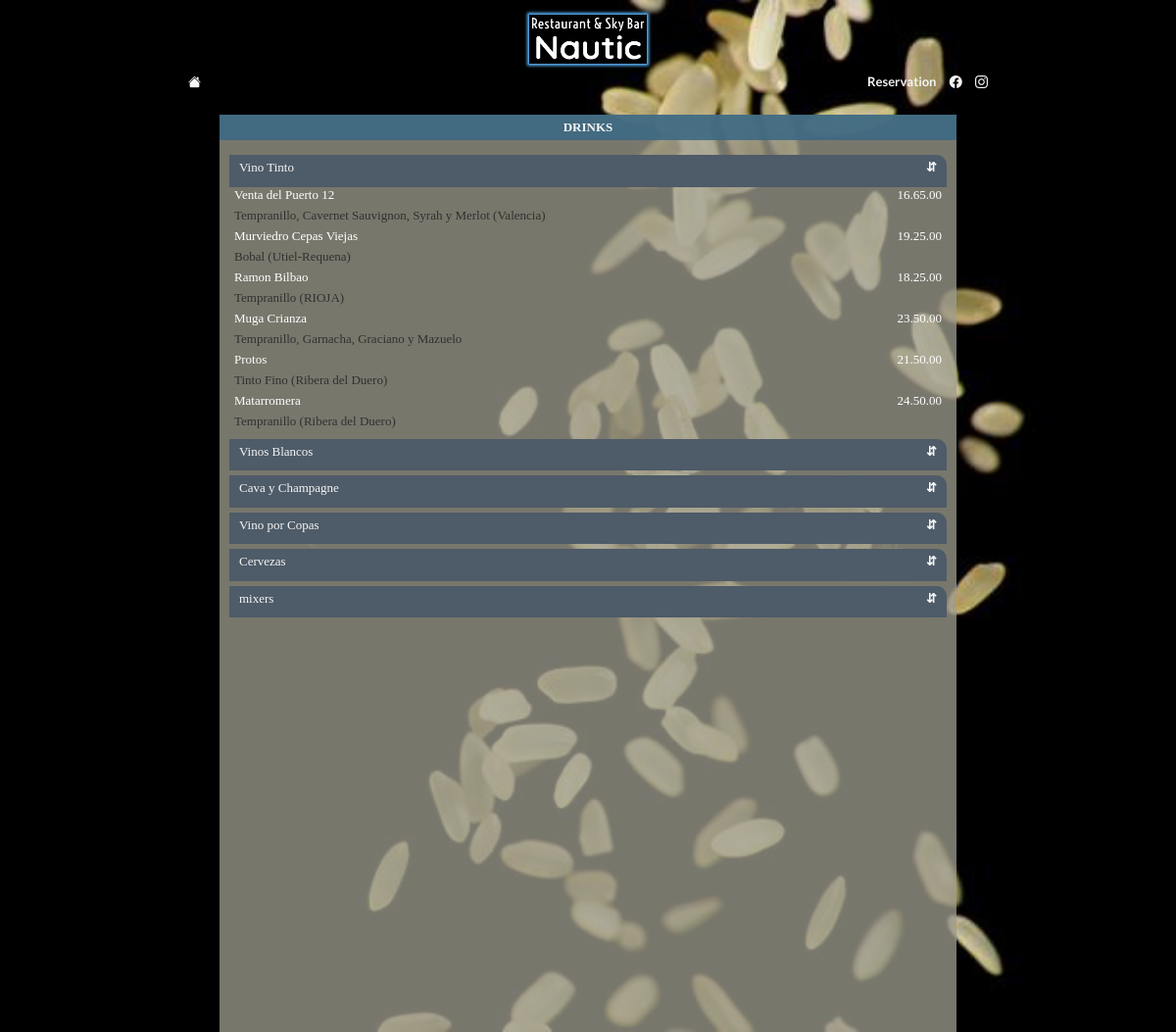
/drink/, run on the app's committed database.
### manager_tools/models.py (models this page shows, shortened)
class Label(models.Model):
    name = models.CharField(max_length=30)
    order = models.IntegerField(null=True)

class Item(models.Model):
    name = models.CharField(max_length=60)
    description = models.CharField(max_length=120, blank=True)
    price = models.CharField(max_length=8) #no calculations with this item
    available = models.BooleanField(default=True)
    section = models.CharField(max_length=10)
    label = models.ForeignKey(Label, on_delete=models.CASCADE, related_name='label_items')

### homepage/views.py (the view)
# urls.py: path('drink/', DrinkPageView.as_view(), name='drink'),
class DrinkPageView(ListView):
    queryset = Label.objects.filter(pk__in = Item.objects.filter(section='DRINK').values('label')).order_by('order')
    template_name = 'homepage/drink.html'

### homepage/templates/homepage/drink.html (shortened to what this page needs)
{% extends "homepage/layout.html" %}
{% block body %}
<section class=" pt-5" id="drinkPage">
    <h3 class="text-light text-center my-10 py-5 bg-blue-2">DRINKS</h3>
    <div class="items-wrapper" id="itemsWrapper">
        {% for label in object_list %}
            <div class="acc-tab mt-5 bg-dusk text-light" >{{ label.name }}</div>
            <div class="label-items" id="{{ label.name|cut:' ' }}">
                {% for item in label.label_items.all %}
                <div class="" >
                    <div class="d-flex-row">
                        <div class="px-5">{{ item.name }}</div>
                        <div class="text-right px-5">{{ item.price }}.00</div>
                    </div>
                    <div>
                        {% if item.available %}
                            <p class="text-dark">{{ item.description }}</p>
                        {% else %}
                            <p class="text-bloody">NO AVAILABLE</p>
                        {% endif %}
                    </div>
                </div>
                {% endfor %}
            </div>
        {% endfor %}
    </div>
</section>
{% endblock %}

### restaurant/static/restaurant/basis.css (style rules this page uses)
:root { --dark-color: #002240; --light-color: #f4f4f4; --site-color-light: #5eb8ff; --site-color-slight: #62efff; }
* { box-sizing: border-box; margin: 0; padding: 0; font-size: 13px; color: white; }
html, body { width: 100%; height: 100%; min-height: 100vh; display: flex; flex-direction: column; flex-wrap: nowrap; align-items: center; }
p { padding: 5px 5px; }

### restaurant/static/restaurant/utils.css (style rules this page uses)
.text-center { text-align: center; }
.text-right { text-align: right; }
.text-light { color: whitesmoke; }
.text-dark { color: #313030; }
.mt-5 { margin-top: 5px; }
.my-10 { margin-top: 10px; margin-bottom: 10px; }
.px-5 { padding-left: 5px; padding-right: 5px; }
.py-5 { padding-top: 5px; padding-bottom: 5px; }
.bg-blue-2 { background-color: rgba(60, 105, 131, 0.89); }
.bg-dusk { background-color: rgb(78, 91, 104); }
.d-flex-row { display: flex; flex-direction: row; }
.d-flex-row div { flex: 1; }

### homepage/static/homepage/styles.css (style rules this page uses)
body { background-color: rgba(15, 15, 15, 0.836); background-image: url("rice-bg-1.jpg"); background-position: center; background-repeat: repeat-y; background-size: cover; }
#eatPage, #drinkPage, #visitPage { background-color: rgba(158, 157, 142, 0.76); }
.items-wrapper { position: relative; width: 100%; height: 900px; padding-left: 10px; padding-right: 10px; overflow: scroll; }
.acc-tab, .accordion-tab-eat { cursor: pointer; height: 2.5rem; border-radius: 0px 10px 0px 0px; padding: 5px 10px; }
.acc-tab:after, .accordion-tab-eat:after { content: '\021F5'; font-weight: bolder; float: right; }
.label-items { display: none; }

### data on the page
Label: name "Vino Tinto"
Item: name "Venta del Puerto 12", price "16.65", description "Tempranillo, Cavernet Sauvignon, Syrah y Merlot (Valencia)"
Item: name "Murviedro Cepas Viejas", price "19.25", description "Bobal (Utiel-Requena)"
Item: name "Ramon Bilbao", price "18.25", description "Tempranillo (RIOJA)"
Item: name "Muga Crianza", price "23.50", description "Tempranillo, Garnacha, Graciano y Mazuelo"
Item: name "Protos", price "21.50", description "Tinto Fino (Ribera del Duero)"
Item: name "Matarromera", price "24.50", description "Tempranillo (Ribera del Duero)"
Label: name "Vinos Blancos"
Label: name "Cava y Champagne"
Label: name "Vino por Copas"
Label: name "Cervezas"
Label: name "mixers"
